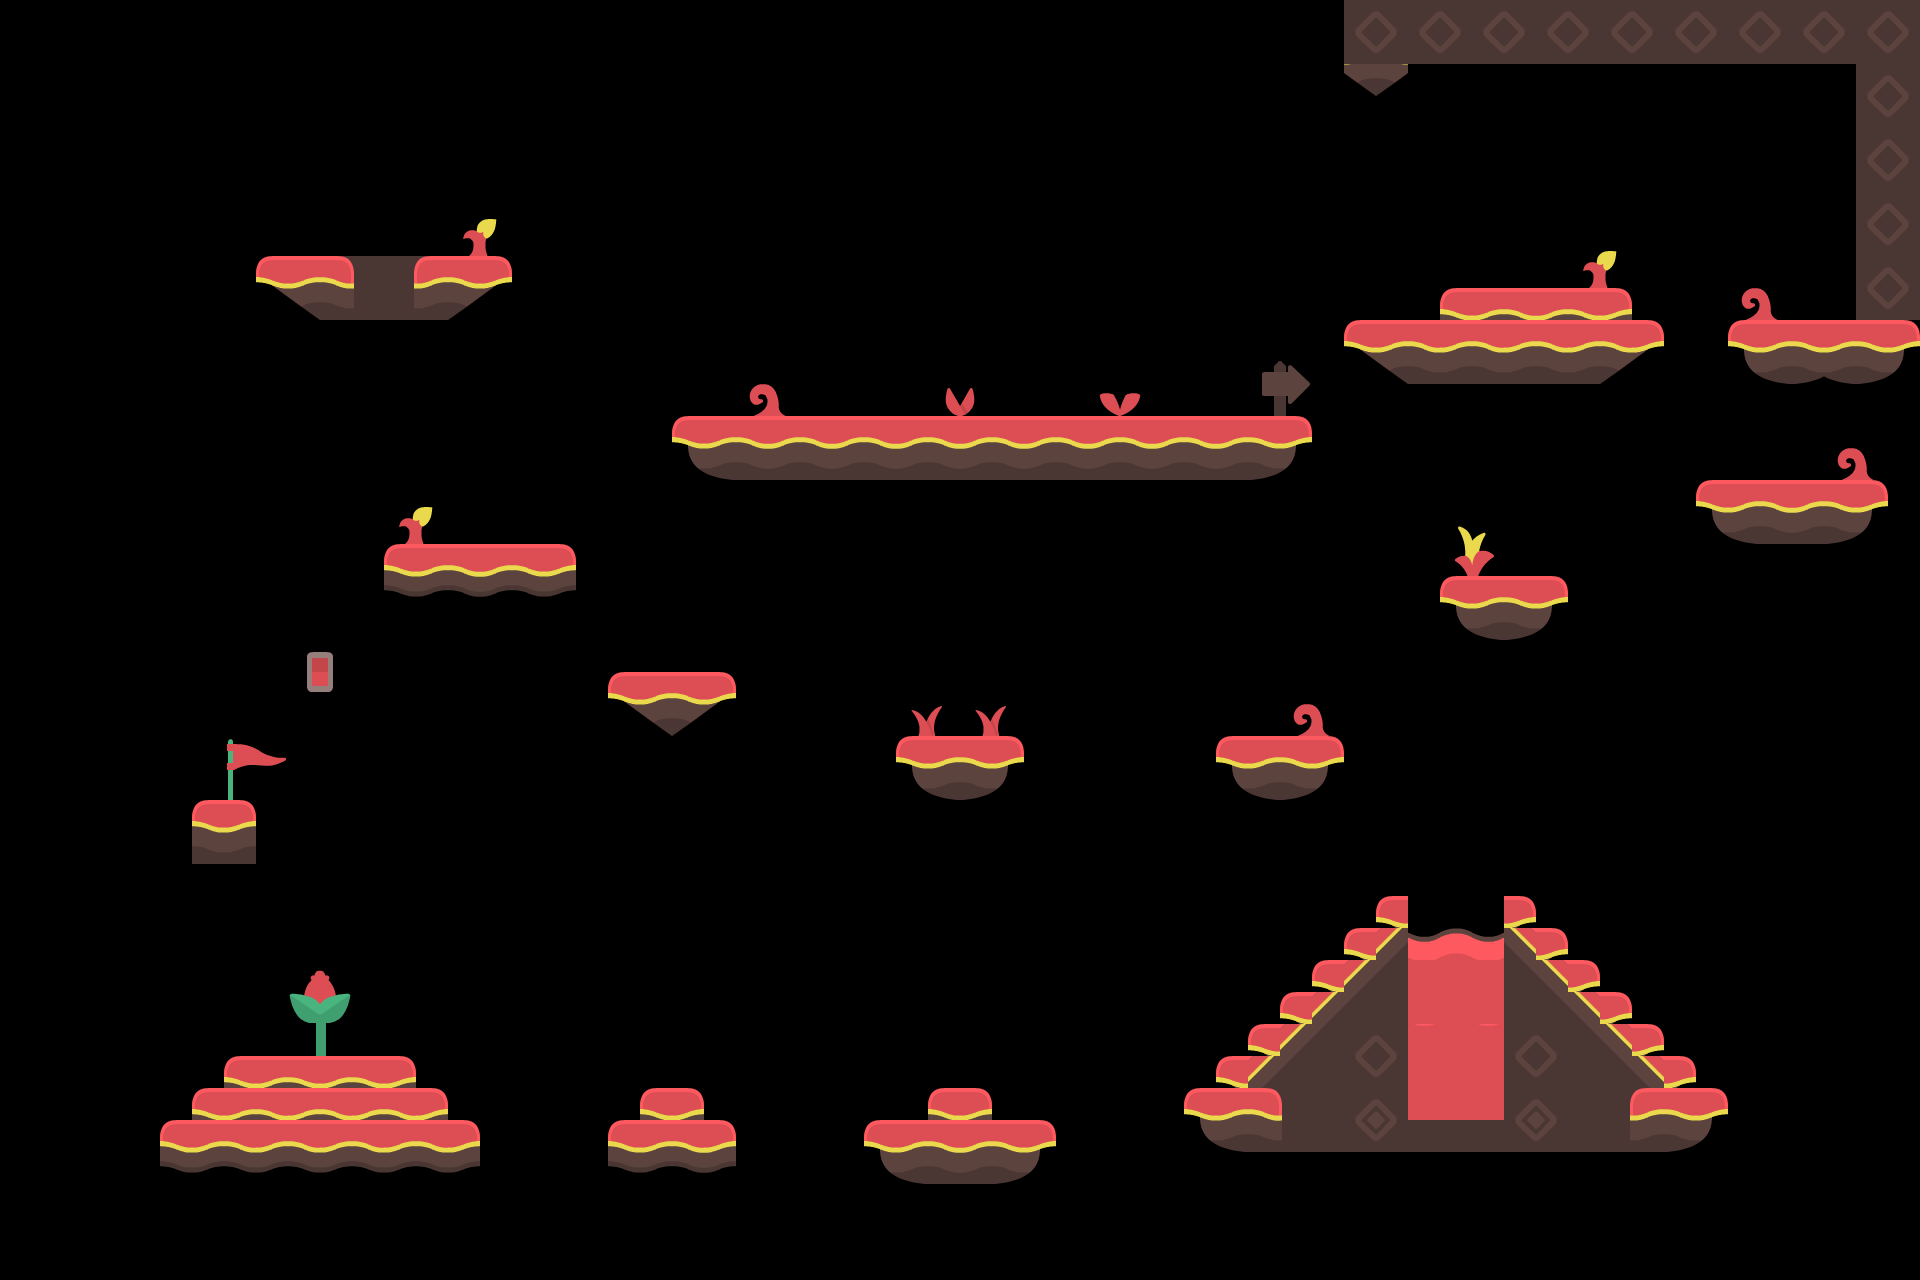

A level layout from a 2D game, rendered from its tile map. Below: a short description, then the map file with tile-grid data replaced by summaries:
An orthogonal 60x40 tile map with 32x32 px tiles, 1 tile layer (Escenario), 3 hidden layers not drawn and 73 objects (41x platform, 13x moneda, 9x arma, 4x player, 4x esquina, ...).

<map version="1.0" tiledversion="1.1.5" orientation="orthogonal" renderorder="right-down" width="60" height="40" tilewidth="32" tileheight="32" infinite="0" nextobjectid="137">
 <properties>
  <property name="fondo" value="./resources/fondos/fondoCueva.png" />
 </properties>
 <tileset firstgid="1" source="KOTJ.tsx" />
 <objectgroup name="Plataformas" visible="0">
  <object id="16" name="platform" x="673.333" y="418.667" width="637.333" height="58.6667">
   <properties>
    <property name="roz" value="5" />
   </properties>
  </object>
  <object id="18" name="platform" x="384" y="544" width="192" height="32">
   <properties>
    <property name="roz" value="5" />
   </properties>
  </object>
  <object id="19" name="platform" x="608" y="672" width="126.667" height="64">
   <properties>
    <property name="roz" value="5" />
   </properties>
  </object>
  <object id="20" name="platform" x="896" y="736" width="128" height="64">
   <properties>
    <property name="roz" value="5" />
   </properties>
  </object>
  <object id="21" name="platform" x="1216" y="736" width="128" height="64">
   <properties>
    <property name="roz" value="5" />
   </properties>
  </object>
  <object id="22" name="platform" x="1440" y="576" width="128" height="64">
   <properties>
    <property name="roz" value="5" />
   </properties>
  </object>
  <object id="23" name="platform" x="1696" y="480" width="192" height="64">
   <properties>
    <property name="roz" value="5" />
   </properties>
  </object>
  <object id="24" name="platform" x="1728" y="321.333" width="192" height="63.6667">
   <properties>
    <property name="roz" value="5" />
   </properties>
  </object>
  <object id="26" name="platform" x="1344" y="320" width="98" height="32">
   <properties>
    <property name="roz" value="5" />
   </properties>
  </object>
  <object id="27" name="platform" x="1377.33" y="353.333" width="254.67" height="30.6667">
   <properties>
    <property name="roz" value="5" />
   </properties>
  </object>
  <object id="28" name="platform" x="1440" y="288" width="192" height="64">
   <properties>
    <property name="roz" value="5" />
   </properties>
  </object>
  <object id="29" name="platform" x="1632" y="320" width="32" height="32">
   <properties>
    <property name="roz" value="5" />
   </properties>
  </object>
  <object id="30" name="platform" x="1344" y="0" width="64" height="96">
   <properties>
    <property name="roz" value="5" />
   </properties>
  </object>
  <object id="31" name="platform" x="1856" y="0" width="64" height="312">
   <properties>
    <property name="roz" value="5" />
   </properties>
  </object>
  <object id="32" name="platform" x="256" y="256" width="256" height="64">
   <properties>
    <property name="roz" value="5" />
   </properties>
  </object>
  <object id="33" name="platform" x="192" y="800" width="64" height="64">
   <properties>
    <property name="roz" value="5" />
   </properties>
  </object>
  <object id="34" name="platform" x="224" y="1056" width="194" height="32">
   <properties>
    <property name="roz" value="5" />
   </properties>
  </object>
  <object id="35" name="platform" x="416" y="1088" width="32" height="32">
   <properties>
    <property name="roz" value="5" />
   </properties>
  </object>
  <object id="37" name="platform" x="192" y="1088" width="32" height="32">
   <properties>
    <property name="roz" value="5" />
   </properties>
  </object>
  <object id="38" name="platform" x="160" y="1120" width="320" height="32">
   <properties>
    <property name="roz" value="5" />
   </properties>
  </object>
  <object id="39" name="platform" x="640" y="1088" width="64" height="32">
   <properties>
    <property name="roz" value="5" />
   </properties>
  </object>
  <object id="40" name="platform" x="608" y="1120" width="128" height="32">
   <properties>
    <property name="roz" value="5" />
   </properties>
  </object>
  <object id="42" name="platform" x="1184" y="1088" width="64" height="64">
   <properties>
    <property name="roz" value="5" />
   </properties>
  </object>
  <object id="43" name="platform" x="1216" y="1056" width="64" height="32">
   <properties>
    <property name="roz" value="5" />
   </properties>
  </object>
  <object id="44" name="platform" x="1248" y="1024" width="64" height="32">
   <properties>
    <property name="roz" value="5" />
   </properties>
  </object>
  <object id="45" name="platform" x="1280" y="992" width="64" height="32">
   <properties>
    <property name="roz" value="5" />
   </properties>
  </object>
  <object id="47" name="platform" x="1312" y="960" width="64" height="32">
   <properties>
    <property name="roz" value="5" />
   </properties>
  </object>
  <object id="48" name="platform" x="1341.33" y="928" width="64" height="32">
   <properties>
    <property name="roz" value="5" />
   </properties>
  </object>
  <object id="51" name="platform" x="1536" y="928" width="32" height="32">
   <properties>
    <property name="roz" value="5" />
   </properties>
  </object>
  <object id="53" name="platform" x="1568" y="960" width="32" height="32">
   <properties>
    <property name="roz" value="5" />
   </properties>
  </object>
  <object id="54" name="platform" x="1600" y="992" width="32" height="32">
   <properties>
    <property name="roz" value="5" />
   </properties>
  </object>
  <object id="55" name="platform" x="1632" y="1024" width="32" height="32">
   <properties>
    <property name="roz" value="5" />
   </properties>
  </object>
  <object id="56" name="platform" x="1664" y="1056" width="32" height="32">
   <properties>
    <property name="roz" value="5" />
   </properties>
  </object>
  <object id="57" name="platform" x="1664" y="1088" width="64" height="64">
   <properties>
    <property name="roz" value="5" />
   </properties>
  </object>
  <object id="61" name="platform" x="1408" y="0" width="448" height="64">
   <properties>
    <property name="roz" value="5" />
   </properties>
  </object>
  <object id="68" name="platform" x="928" y="1088" width="64" height="32">
   <properties>
    <property name="roz" value="5" />
   </properties>
  </object>
  <object id="71" name="platform" x="864" y="1120" width="192" height="32">
   <properties>
    <property name="roz" value="5" />
   </properties>
  </object>
  <object id="72" name="platform" x="308" y="652.75" width="24.25" height="38.5">
   <properties>
    <property name="roz" value="5" />
   </properties>
  </object>
  <object id="75" name="platform" x="1376" y="896" width="32" height="32">
   <properties>
    <property name="roz" value="5" />
   </properties>
  </object>
  <object id="76" name="platform" x="1504" y="896" width="32" height="32">
   <properties>
    <property name="roz" value="5" />
   </properties>
  </object>
  <object id="79" name="platform" x="1248" y="1120" width="416" height="32">
   <properties>
    <property name="roz" value="5" />
   </properties>
  </object>
 </objectgroup>
 <objectgroup name="Spawn" offsetx="0" offsety="1.33333">
  <!-- 32 objects omitted --></objectgroup>
 <layer name="Escenario" width="60" height="40">
  <data>[2400 cells, 436 non-empty, 124 distinct tile ids]</data>
 </layer>
 <layer name="IA bajar" width="60" height="40" visible="0">
  <data>[2400 cells, 239 non-empty, 4 distinct tile ids]</data>
 </layer>
 <layer name="IA misma" width="60" height="40" visible="0">
  <data>[2400 cells, 239 non-empty, 1 distinct tile ids]</data>
 </layer>
 <layer name="IA subir" width="60" height="40" visible="0">
  <data>[2400 cells, 230 non-empty, 5 distinct tile ids]</data>
 </layer>
</map>
<!-- 32 of 73 objects omitted -->
